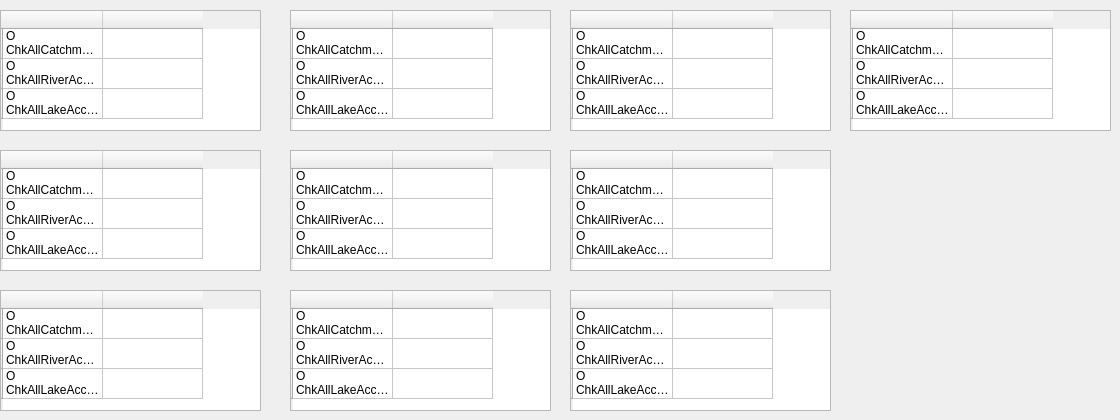
      <widget class="QWidget" name="tab_9">
       <attribute name="title">
        <string>Subcatchment Balance</string>
       </attribute>
       <widget class="QTableWidget" name="tableWidget_10">
        <property name="geometry">
         <rect>
          <x>0</x>
          <y>10</y>
          <width>261</width>
          <height>121</height>
         </rect>
        </property>
        <row>
         <property name="text">
          <string/>
         </property>
        </row>
        <row>
         <property name="text">
          <string/>
         </property>
        </row>
        <row>
         <property name="text">
          <string/>
         </property>
        </row>
        <column>
         <property name="text">
          <string/>
         </property>
        </column>
        <column>
         <property name="text">
          <string/>
         </property>
        </column>
        <item row="0" column="0">
         <property name="text">
          <string>O ChkAllCatchmAccFor?</string>
         </property>
        </item>
        <item row="0" column="1">
         <property name="text">
          <string/>
         </property>
        </item>
        <item row="1" column="0">
         <property name="text">
          <string>O ChkAllRiverAccFor?</string>
         </property>
        </item>
        <item row="1" column="1">
         <property name="text">
          <string/>
         </property>
        </item>
        <item row="2" column="0">
         <property name="text">
          <string>O ChkAllLakeAccFor?</string>
         </property>
        </item>
        <item row="2" column="1">
         <property name="text">
          <string/>
         </property>
        </item>
       </widget>
       <widget class="QTableWidget" name="tableWidget_12">
        <property name="geometry">
         <rect>
          <x>0</x>
          <y>150</y>
          <width>261</width>
          <height>121</height>
         </rect>
        </property>
        <row>
         <property name="text">
          <string/>
         </property>
        </row>
        <row>
         <property name="text">
          <string/>
         </property>
        </row>
        <row>
         <property name="text">
          <string/>
         </property>
        </row>
        <column>
         <property name="text">
          <string/>
         </property>
        </column>
        <column>
         <property name="text">
          <string/>
         </property>
        </column>
        <item row="0" column="0">
         <property name="text">
          <string>O ChkAllCatchmAccFor?</string>
         </property>
        </item>
        <item row="0" column="1">
         <property name="text">
          <string/>
         </property>
        </item>
        <item row="1" column="0">
         <property name="text">
          <string>O ChkAllRiverAccFor?</string>
         </property>
        </item>
        <item row="1" column="1">
         <property name="text">
          <string/>
         </property>
        </item>
        <item row="2" column="0">
         <property name="text">
          <string>O ChkAllLakeAccFor?</string>
         </property>
        </item>
        <item row="2" column="1">
         <property name="text">
          <string/>
         </property>
        </item>
       </widget>
       <widget class="QTableWidget" name="tableWidget_13">
        <property name="geometry">
         <rect>
          <x>0</x>
          <y>290</y>
          <width>261</width>
          <height>121</height>
         </rect>
        </property>
        <row>
         <property name="text">
          <string/>
         </property>
        </row>
        <row>
         <property name="text">
          <string/>
         </property>
        </row>
        <row>
         <property name="text">
          <string/>
         </property>
        </row>
        <column>
         <property name="text">
          <string/>
         </property>
        </column>
        <column>
         <property name="text">
          <string/>
         </property>
        </column>
        <item row="0" column="0">
         <property name="text">
          <string>O ChkAllCatchmAccFor?</string>
         </property>
        </item>
        <item row="0" column="1">
         <property name="text">
          <string/>
         </property>
        </item>
        <item row="1" column="0">
         <property name="text">
          <string>O ChkAllRiverAccFor?</string>
         </property>
        </item>
        <item row="1" column="1">
         <property name="text">
          <string/>
         </property>
        </item>
        <item row="2" column="0">
         <property name="text">
          <string>O ChkAllLakeAccFor?</string>
         </property>
        </item>
        <item row="2" column="1">
         <property name="text">
          <string/>
         </property>
        </item>
       </widget>
       <widget class="QTableWidget" name="tableWidget_14">
        <property name="geometry">
         <rect>
          <x>290</x>
          <y>10</y>
          <width>261</width>
          <height>121</height>
         </rect>
        </property>
        <row>
         <property name="text">
          <string/>
         </property>
        </row>
        <row>
         <property name="text">
          <string/>
         </property>
        </row>
        <row>
         <property name="text">
          <string/>
         </property>
        </row>
        <column>
         <property name="text">
          <string/>
         </property>
        </column>
        <column>
         <property name="text">
          <string/>
         </property>
        </column>
        <item row="0" column="0">
         <property name="text">
          <string>O ChkAllCatchmAccFor?</string>
         </property>
        </item>
        <item row="0" column="1">
         <property name="text">
          <string/>
         </property>
        </item>
        <item row="1" column="0">
         <property name="text">
          <string>O ChkAllRiverAccFor?</string>
         </property>
        </item>
        <item row="1" column="1">
         <property name="text">
          <string/>
         </property>
        </item>
        <item row="2" column="0">
         <property name="text">
          <string>O ChkAllLakeAccFor?</string>
         </property>
        </item>
        <item row="2" column="1">
         <property name="text">
          <string/>
         </property>
        </item>
       </widget>
       <widget class="QTableWidget" name="tableWidget_15">
        <property name="geometry">
         <rect>
          <x>290</x>
          <y>150</y>
          <width>261</width>
          <height>121</height>
         </rect>
        </property>
        <row>
         <property name="text">
          <string/>
         </property>
        </row>
        <row>
         <property name="text">
          <string/>
         </property>
        </row>
        <row>
         <property name="text">
          <string/>
         </property>
        </row>
        <column>
         <property name="text">
          <string/>
         </property>
        </column>
        <column>
         <property name="text">
          <string/>
         </property>
        </column>
        <item row="0" column="0">
         <property name="text">
          <string>O ChkAllCatchmAccFor?</string>
         </property>
        </item>
        <item row="0" column="1">
         <property name="text">
          <string/>
         </property>
        </item>
        <item row="1" column="0">
         <property name="text">
          <string>O ChkAllRiverAccFor?</string>
         </property>
        </item>
        <item row="1" column="1">
         <property name="text">
          <string/>
         </property>
        </item>
        <item row="2" column="0">
         <property name="text">
          <string>O ChkAllLakeAccFor?</string>
         </property>
        </item>
        <item row="2" column="1">
         <property name="text">
          <string/>
         </property>
        </item>
       </widget>
       <widget class="QTableWidget" name="tableWidget_16">
        <property name="geometry">
         <rect>
          <x>290</x>
          <y>290</y>
          <width>261</width>
          <height>121</height>
         </rect>
        </property>
        <row>
         <property name="text">
          <string/>
         </property>
        </row>
        <row>
         <property name="text">
          <string/>
         </property>
        </row>
        <row>
         <property name="text">
          <string/>
         </property>
        </row>
        <column>
         <property name="text">
          <string/>
         </property>
        </column>
        <column>
         <property name="text">
          <string/>
         </property>
        </column>
        <item row="0" column="0">
         <property name="text">
          <string>O ChkAllCatchmAccFor?</string>
         </property>
        </item>
        <item row="0" column="1">
         <property name="text">
          <string/>
         </property>
        </item>
        <item row="1" column="0">
         <property name="text">
          <string>O ChkAllRiverAccFor?</string>
         </property>
        </item>
        <item row="1" column="1">
         <property name="text">
          <string/>
         </property>
        </item>
        <item row="2" column="0">
         <property name="text">
          <string>O ChkAllLakeAccFor?</string>
         </property>
        </item>
        <item row="2" column="1">
         <property name="text">
          <string/>
         </property>
        </item>
       </widget>
       <widget class="QTableWidget" name="tableWidget_17">
        <property name="geometry">
         <rect>
          <x>570</x>
          <y>150</y>
          <width>261</width>
          <height>121</height>
         </rect>
        </property>
        <row>
         <property name="text">
          <string/>
         </property>
        </row>
        <row>
         <property name="text">
          <string/>
         </property>
        </row>
        <row>
         <property name="text">
          <string/>
         </property>
        </row>
        <column>
         <property name="text">
          <string/>
         </property>
        </column>
        <column>
         <property name="text">
          <string/>
         </property>
        </column>
        <item row="0" column="0">
         <property name="text">
          <string>O ChkAllCatchmAccFor?</string>
         </property>
        </item>
        <item row="0" column="1">
         <property name="text">
          <string/>
         </property>
        </item>
        <item row="1" column="0">
         <property name="text">
          <string>O ChkAllRiverAccFor?</string>
         </property>
        </item>
        <item row="1" column="1">
         <property name="text">
          <string/>
         </property>
        </item>
        <item row="2" column="0">
         <property name="text">
          <string>O ChkAllLakeAccFor?</string>
         </property>
        </item>
        <item row="2" column="1">
         <property name="text">
          <string/>
         </property>
        </item>
       </widget>
       <widget class="QTableWidget" name="tableWidget_18">
        <property name="geometry">
         <rect>
          <x>570</x>
          <y>290</y>
          <width>261</width>
          <height>121</height>
         </rect>
        </property>
        <row>
         <property name="text">
          <string/>
         </property>
        </row>
        <row>
         <property name="text">
          <string/>
         </property>
        </row>
        <row>
         <property name="text">
          <string/>
         </property>
        </row>
        <column>
         <property name="text">
          <string/>
         </property>
        </column>
        <column>
         <property name="text">
          <string/>
         </property>
        </column>
        <item row="0" column="0">
         <property name="text">
          <string>O ChkAllCatchmAccFor?</string>
         </property>
        </item>
        <item row="0" column="1">
         <property name="text">
          <string/>
         </property>
        </item>
        <item row="1" column="0">
         <property name="text">
          <string>O ChkAllRiverAccFor?</string>
         </property>
        </item>
        <item row="1" column="1">
         <property name="text">
          <string/>
         </property>
        </item>
        <item row="2" column="0">
         <property name="text">
          <string>O ChkAllLakeAccFor?</string>
         </property>
        </item>
        <item row="2" column="1">
         <property name="text">
          <string/>
         </property>
        </item>
       </widget>
       <widget class="QTableWidget" name="tableWidget_19">
        <property name="geometry">
         <rect>
          <x>570</x>
          <y>10</y>
          <width>261</width>
          <height>121</height>
         </rect>
        </property>
        <row>
         <property name="text">
          <string/>
         </property>
        </row>
        <row>
         <property name="text">
          <string/>
         </property>
        </row>
        <row>
         <property name="text">
          <string/>
         </property>
        </row>
        <column>
         <property name="text">
          <string/>
         </property>
        </column>
        <column>
         <property name="text">
          <string/>
         </property>
        </column>
        <item row="0" column="0">
         <property name="text">
          <string>O ChkAllCatchmAccFor?</string>
         </property>
        </item>
        <item row="0" column="1">
         <property name="text">
          <string/>
         </property>
        </item>
        <item row="1" column="0">
         <property name="text">
          <string>O ChkAllRiverAccFor?</string>
         </property>
        </item>
        <item row="1" column="1">
         <property name="text">
          <string/>
         </property>
        </item>
        <item row="2" column="0">
         <property name="text">
          <string>O ChkAllLakeAccFor?</string>
         </property>
        </item>
        <item row="2" column="1">
         <property name="text">
          <string/>
         </property>
        </item>
       </widget>
       <widget class="QTableWidget" name="tableWidget_20">
        <property name="geometry">
         <rect>
          <x>850</x>
          <y>10</y>
          <width>261</width>
          <height>121</height>
         </rect>
        </property>
        <row>
         <property name="text">
          <string/>
         </property>
        </row>
        <row>
         <property name="text">
          <string/>
         </property>
        </row>
        <row>
         <property name="text">
          <string/>
         </property>
        </row>
        <column>
         <property name="text">
          <string/>
         </property>
        </column>
        <column>
         <property name="text">
          <string/>
         </property>
        </column>
        <item row="0" column="0">
         <property name="text">
          <string>O ChkAllCatchmAccFor?</string>
         </property>
        </item>
        <item row="0" column="1">
         <property name="text">
          <string/>
         </property>
        </item>
        <item row="1" column="0">
         <property name="text">
          <string>O ChkAllRiverAccFor?</string>
         </property>
        </item>
        <item row="1" column="1">
         <property name="text">
          <string/>
         </property>
        </item>
        <item row="2" column="0">
         <property name="text">
          <string>O ChkAllLakeAccFor?</string>
         </property>
        </item>
        <item row="2" column="1">
         <property name="text">
          <string/>
         </property>
        </item>
       </widget>
      </widget>
